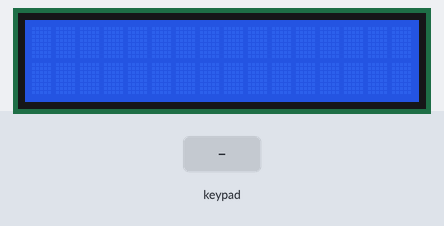
Bench run of a sketch on a simulated Arduino Uno, built with avr-gcc and run on an emulated ATmega328P. On the bench: 16×2 character LCD. Inputs (shaded band) come from the test bench. What the sketch prints to the serial monitor is not drawn.

Above: at 1.2 s.
1.3 s: keypad keys 1 2 1 1 1 0 9 * pressed 0.4 s apart
At 5.3 s:
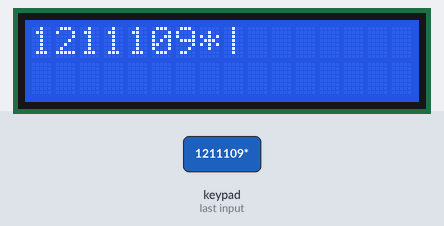
6.0 s: key '1' pressed
At 6.8 s:
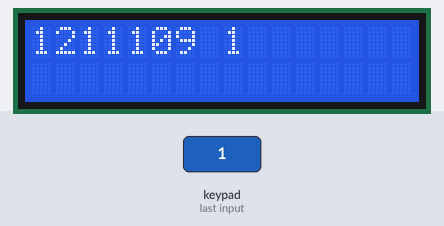
7.5 s: keypad keys 7 + 5 = pressed 0.4 s apart
At 9.9 s:
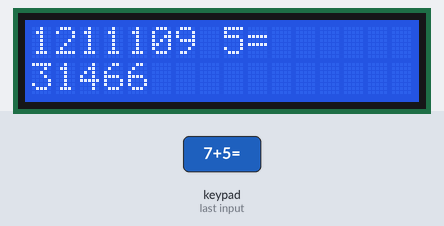
10.6 s: key '*' pressed
At 11.3 s:
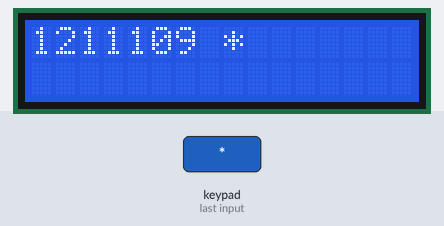
12.1 s: keypad keys 6 * 7 = pressed 0.4 s apart
At 14.7 s:
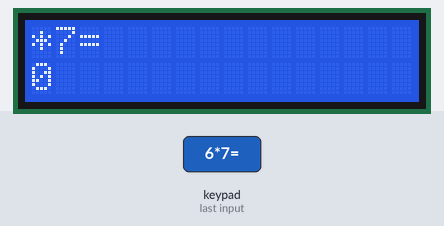
15.2 s: key '+' pressed
At 16.2 s:
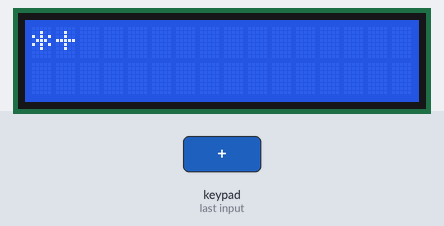
Timing chart, 0 to 17.7 s (numbered marks = the images above; inputs shaded):
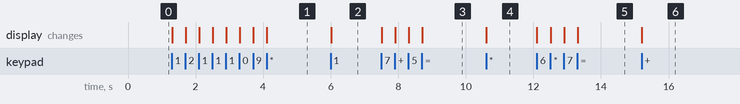

The sketch:

teclado_display1.ino
```cpp
#include <Keypad.h>
#include<LiquidCrystal.h>
#define BOTON_M1 1
#define BOTON_M2 2


LiquidCrystal pantalla(2,3,4,5,6,7);

const byte ROWS = 4;
const byte COLS = 4;
char key;
char numero[7];
int indice=0;
int result;
int operacion;
int num1;
int num2;
int flag=0;
int flagPantalla = 0;
char num [7]={0,0,0,0,0,0,0};
int negativoAhora = 1;
int negativoAntes = 0;

char keys[ROWS][COLS] = {
  {'1','2','3','+'},
  {'4','5','6','-'},
  {'7','8','9','*'},
  {'N','0','=','/'}
};

byte rowPins[ROWS] = { 8,  7,  6, 5 };
byte colPins[COLS] = { 12, 11, 10, 9 };

Keypad kpd = Keypad( makeKeymap(keys), rowPins, colPins, ROWS, COLS );

void initNumero()
{
  numero[0]=' ';
  numero[1]=0;
  numero[2]=0;
  numero[3]=0;
  numero[4]=0;
  numero[5]=0;
  numero[6]=0;
}

void nroNegativo()
{
  if(negativoAhora == 1)
  {
    numero[6] = numero[5];
    numero[5] = numero[4];
    numero[4] = numero[3];
    numero[3] = numero[2];
    numero[2] = numero[1];
    numero[1] = numero[0];
    numero[0] = '-';
    indice++;

   }
   else
   {

    numero[0] = numero[1];
    numero[1] = numero[2];
    numero[2] = numero[3];
    numero[3] = numero[4];
    numero[4] = numero[5];
    numero[5] = numero[6];
     indice--;
   }


}
void imprimirPantalla()
{
   pantalla.clear();
 	if(flagPantalla == 1)
    {
      pantalla.setCursor(0,0);
        pantalla.print(num);
      pantalla.print(numero);
    }
  	else
    {

      pantalla.setCursor(0,0);
      pantalla.print(numero);
    }
}

void cargarNro()
{
  if(key != 'N')
  {
  	numero[indice] = key;
  	indice++;
  }
}

void guardarNro()
{
   if(flag==1)
    {
      num2 = atol(numero);
    }
    else
    {
      num1 = atol(numero);
      strcpy(num,numero);
    }

    flag = 0;

}


void resultado(int oper)
{
  switch(oper){
	case 1:
  	pantalla.setCursor(0,1);
	pantalla.print(num1+num2);
    break;

    case 2:
  	pantalla.setCursor(0,1);
	pantalla.print(num1-num2);
    break;

    case 3:
 	 pantalla.setCursor(0,1);
	pantalla.print(num1*num2);
    break;

    case 4:
  	pantalla.setCursor(0,1);
	pantalla.print(num1/num2);
    break;
    }
}

void limpiador()
{
  indice=0;
 result =0;
 operacion = 0;
 num1=0;
 num2=0;
  flag=0;

}

void limpiaPantalla()
{
  if(key == '+')
  {
    pantalla.clear();
  }
}


void setup()
{

  pantalla.begin(16,2);

  Serial.begin(9600);
}

void loop()
{

  key  = kpd.getKey();

 	if(key)
    {

      cargarNro();
      imprimirPantalla();
      if(key == 'N')
      {
        nroNegativo();
       	negativoAhora = !negativoAhora;

        imprimirPantalla();
      }
      if(key == '+' || key == '-' ||key == '*' ||
         key == '/'|| key== '=')
      {
        guardarNro();
        initNumero();
        indice=0;
        flag=1;
        flagPantalla = 1;
        negativoAhora = 1;

        switch(key){
          case '+':
          operacion=1;

          break;

          case '-':
          operacion=2;
          break;

          case '*':
          operacion=3;
          break;

          case '/':
          operacion=4;
          break;
        }

       	if(key== '=')
        {
         resultado(operacion);
         limpiador();

         limpiaPantalla();
        }

        Serial.println(num1);
        Serial.println(num2);

      }


    }
}
```

Measured:
- after the input at 1.3 s, the display: first changes at once (image 1 shows a later state)
- after the input at 6.0 s, the display: changes at once (image 2)
- after the input at 7.5 s, the display: first changes at once (image 3 shows a later state)
- after the input at 10.6 s, the display: changes at once (image 4)
- after the input at 12.1 s, the display: first changes at once (image 5 shows a later state)
- after the input at 15.2 s, the display: changes at once (image 6)
